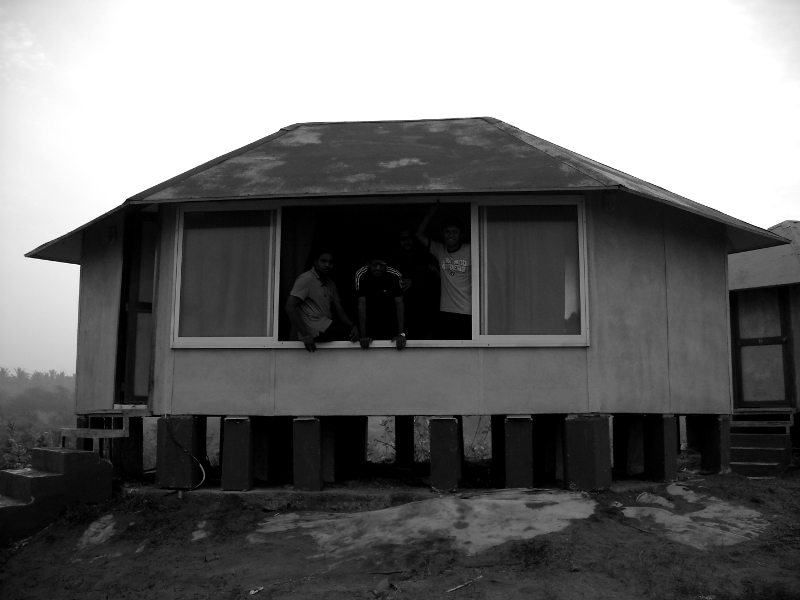
#> input picture beach.png, 800 x 600 px
$ python HW4_1.py
#> lines starting #> are read from the running program, lines starting #| are printed output that depends on the picture
#> further down, he_img is the input picture: shape (600, 800); min 0, max 255, mean 110.1
import numpy as np
import cv2 as cv2
import matplotlib.pyplot as plt

# [52 lines left out: functions computeNormGrayHistogram, computeNormRGBHistogram, getNbins, not called in this run]

def AHE(im, winSize):
#> called with winSize = 129
    output = np.empty([np.shape(im)[0],np.shape(im)[1]])
    #flatten B, G, R
    im = np.array(im)
    padSize = int((winSize-1)/2)
    # print("padSize")
    # print(padSize)

    #Pad the image im on all 4 sides by mirroring intensity values so that the contextual region for edge pixels remains valid.
    #### not padding!

    imgR = cv2.copyMakeBorder(im,padSize,padSize+1,padSize,padSize+1,cv2.BORDER_REPLICATE)
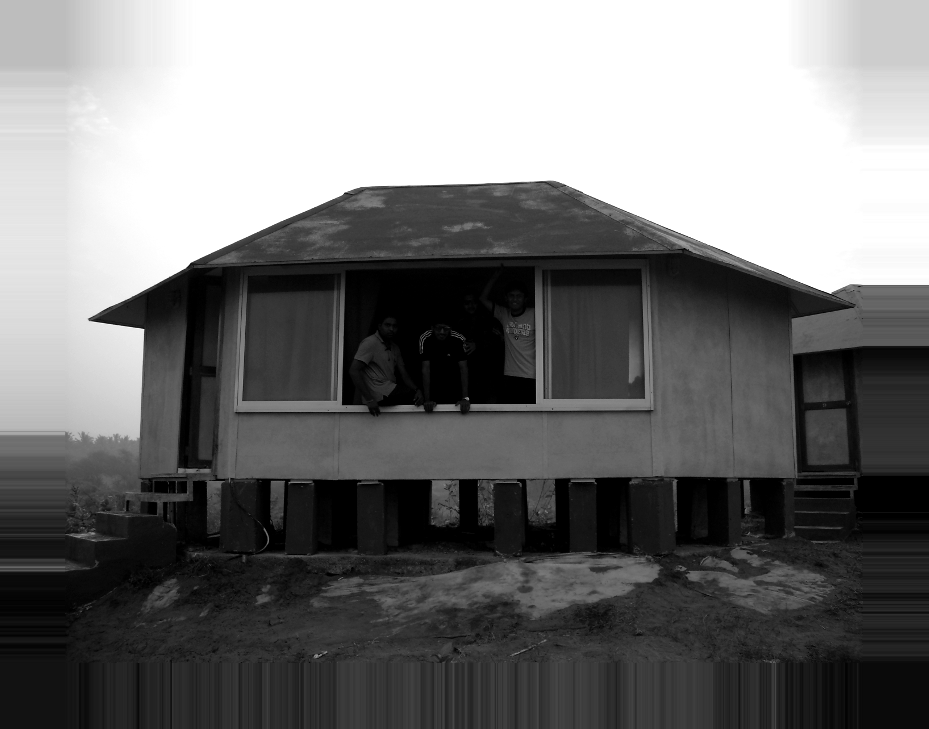
#> imgR: shape (729, 929); min 0, max 255, mean 117.7
    # [8 lines of commented-out code are left out]
    for x in range(np.shape(im)[0]):
        # print("imgR[x]")
        # print(imgR[x])
        for y in range(np.shape(im)[1]):
            if(x > padSize and y > padSize):
                # print("y")
                # print(y)
                rank = 0
                #contextual region = winSize x winSize window centered around (x, y)
                region = []
                region = np.array(region)
                xrange = range(x-int(winSize/2) , x+int(winSize/2))
                yrange = range(y-int(winSize/2) , y+int(winSize/2))
                val = imgR[xrange,:][:,yrange]
                # print("val")
                # print(val)
                # for (i, j) in contextual region do
                for i in range(np.shape(val)[0]):
                    for j in range(np.shape(val)[1]):
                            #if im(x, y) > im(i, j) then
                            # print("val[0][int(winSize/2)]")
                            # print(val[0][int(winSize/2)])
                            if(val[int(winSize/2)][int(winSize/2)] > val[i][j]):
                                rank = rank + 1
                    #output(x, y) = rank x 255/(winSize x winSize)
                output[x][y] = rank * 1 / (winSize * winSize)
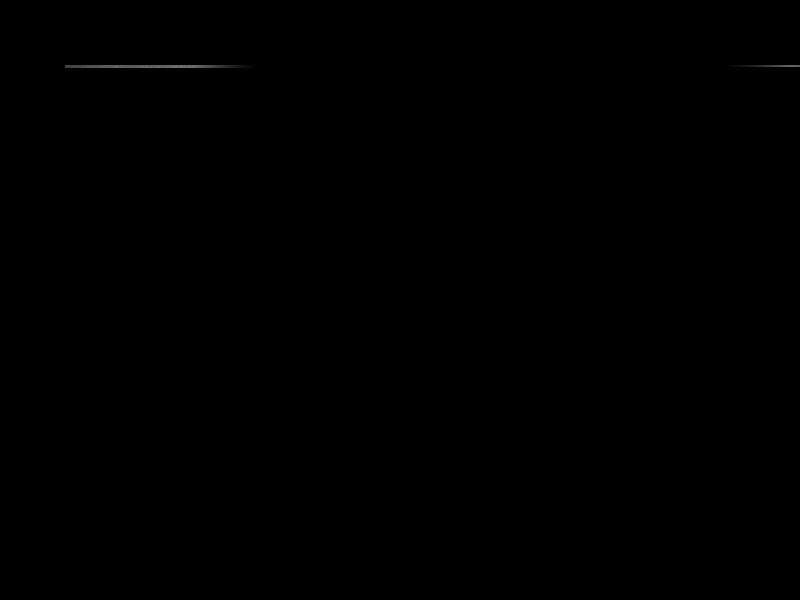
#> output: shape (600, 800) float64; min 0, max 0.476, mean 0.000428
    # print("output")
    # print(output)
    return output
# [72 lines of commented-out code are left out]
he_img = cv2.imread('beach.png',0)
# print("np.size(he_img)")
# print(np.shape(he_img))
#> (the run stopped early here; a loop or call above may not have finished)
